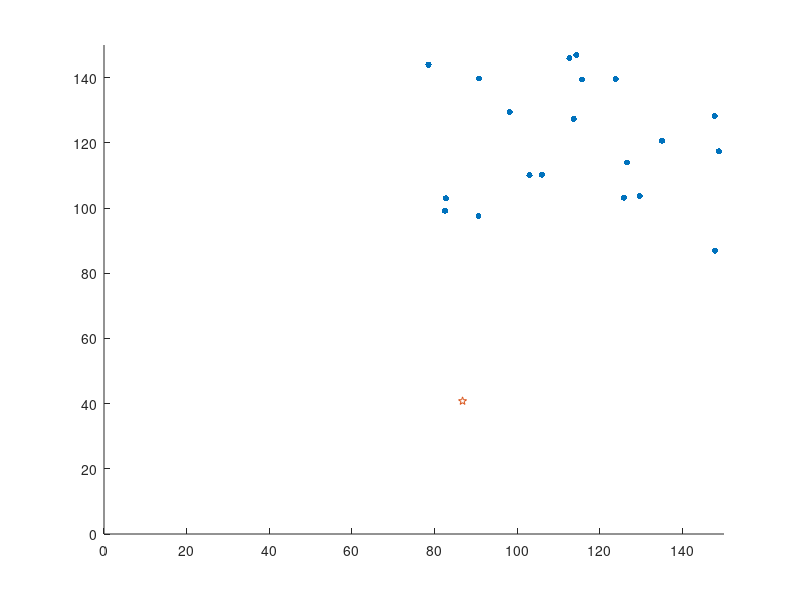

Write MATLAB code to recreate this figure. (Note: this script raises an error after producing the figure.)
%% This section does all calculation of initial conditions of the simulation

height = 150; % height of arena (y-axis)
width = 150; % width of arena (x-axis)
x = 1; % easy for row indexing
y = 2;
numSheep = 20; % the number of sheep being simulated
sheepRadius = 2; % how far the sheep need to be from other sheep to be "comfortable"
shepherdRadius = 65; % this is how close the shepherd can be before influencing the sheep
clusterRadius = sheepRadius*numSheep^(2/3); % determining the radius of clustering of the flock
drivingDistance = sheepRadius*sqrt(numSheep); % distance from GCM to driving position
circleSize = 20; % for plotting circles

% sheep initially spawn randomly in the upper right quadrant of the arena
% so they are bound between 0.5 and 1 in both x and y
outerMod = 1;
innerMod = 0.5;
% the shepherd will spawn in any other quadrant so the spawning arrangement
% is a little different - see code below
shepOuterMod = 0.5;

% initialise variables to blank canvases
sheepMatrix = zeros(20,2);
directions = zeros(20,2);
norms = zeros(1,20);
GCM = zeros(1,2);
collectingPos = zeros(1,2);
temp = zeros(1,2);
furthestIndex = 0;
furthestNorm = 0;
scalingFactorCollect = 0;
% calculate random values for the (x,y) coordinates for each sheep
for s = 1:numSheep
    sheepMatrix(s,x) = (outerMod*width - innerMod*width)*rand(1)+ innerMod*width;
    sheepMatrix(s,y) = (outerMod*height - innerMod*height)*rand(1)+ innerMod*height;
end
% calculate initial position for the shepherd - here, either the shepherd
% is bound to the left half of the arena or the bottom half of the arena
shepherdRand = rand(1);
if shepherdRand < 0.5
    % in this case, the shepherd is bound to the left half of the arena
    shepherdPos(x) = (shepOuterMod*width)*rand(1);
    shepherdPos(y) = height*rand(1);
else
    % in this case, the shepherd is bound to the lower half of the arena
    shepherdPos(x) = width*rand(1);
    shepherdPos(y) = (shepOuterMod*height)*rand(1);
end
figure(1);
scatter(sheepMatrix(:,x),sheepMatrix(:,y),circleSize,'filled');
hold on; scatter(shepherdPos(x),shepherdPos(y),'p');
xlim([0 width]); ylim([0 height]);

%% This section will calculate all positions and vectors for each time step until the simulation is complete
for timesteps = 1:1000
    % these values must be reset each time
    furthestIndex = 0;
    furthestNorm = 0;
    % calculate the GCM of the flock
    GCM(x) = mean(sheepMatrix(:,x));
    GCM(y) = mean(sheepMatrix(:,y));
    GCMNorm = norm(GCM);
    % calculate the direction vectors from each sheep to the GCM
    for s = 1:numSheep
    directions(s,x) = sheepMatrix(s,x) - GCM(x);
    directions(s,y) = sheepMatrix(s,y) - GCM(y);
    end
    % determine furthest sheep and how far away it is from the GCM
    for s = 1:numSheep
        temp = [directions(s,x) directions(s,y)];
        norms(s) = norm(temp);
        if (norms(s) > furthestNorm)
            furthestNorm = norms(s);
            furthestIndex = s;
        end
    end
    furthestSheepCoords = [sheepMatrix(furthestIndex,1) sheepMatrix(furthestIndex,2)];
    % determine if the furthest sheep from the GCM is outside of the
    % clustering radius
    if furthestNorm < clusterRadius
        isClustered = true;
    else
        isClustered = false;
    end
    % calculate position of collecting position based on furthestIndex and GCM
    scalingFactorCollect = (furthestNorm + sheepRadius)/furthestNorm;
    collectingPos(x) = (directions(furthestIndex,x)*scalingFactorCollect+GCM(x));
    collectingPos(y) = (directions(furthestIndex,y)*scalingFactorCollect+GCM(y));
    % calculate driving position based on GCM location, back of the flock, and the driving distance
    scalingFactorBackofFlock = (GCMNorm + furthestNorm)/GCMNorm;
    backOfFlock(x) = (GCM(x)*scalingFactorBackofFlock);
    backOfFlock(y) = (GCM(y)*scalingFactorBackofFlock);
    scalingFactorGCM = (GCMNorm + drivingDistance+furthestNorm)/GCMNorm;
    drivingPos(x) = (GCM(x)*scalingFactorGCM);
    drivingPos(y) = (GCM(y)*scalingFactorGCM);

    % create inputs to the neural networks
    sheepMatrixReshaped = reshape(sheepMatrix, [numSheep*2,1]);
    GCMReshaped = reshape(GCM,[2,1]);
    backOfFlockReshaped = reshape(backOfFlock,[2,1]);
    furthestSheepReshaped = reshape(furthestSheepCoords,[2,1]);
    isClusteredInput = [GCMReshaped;furthestSheepReshaped];
    collectingInput = [GCMReshaped;furthestSheepReshaped];
    drivingInput = [GCMReshaped;backOfFlockReshaped];

    % create neural network outputs
    [GCMNeural,nil1,nil2] = GCMNetwork(sheepMatrixReshaped,x,y);
    [isClusteredNeural,nil1,nil2] = isClusteredNetwork(isClusteredInput,x,y);
    % ensure this is a logical
    isClusteredNeural = round(isClusteredNeural);
    [collectingPosNeural,nil1,nil2] = collectingPosNetwork(collectingInput,x,y);
    [drivingPosNeural,nil1,nil2] = drivingPosNetwork(drivingInput,x,y);
    
    % recalculate new positions of each sheep and the shepherd based on
    % their various radii and vectors related to each other
    
    % for each sheep that we have
    for s = 1:numSheep
        % reset the vector forces to zero for this sheep
        xDiff = 0;
        yDiff = 0;
        xDifft = 0;
        yDifft = 0;
        % see if the shepherd is close enough to influence this sheep
        shepherdInfluence(s,x) = shepherdPos(x) - sheepMatrix(s,x);
        shepherdInfluence(s,y) = shepherdPos(y) - sheepMatrix(s,y);
        shepherdDistance = norm([shepherdInfluence(s,x) shepherdInfluence(s,y)]);
        % if the shepherd is too close then this sheep is repelled by the
        % shepherd and attracted to the flock GCM
        if shepherdDistance < shepherdRadius
            % we add a unit vector in the opposite direction from the
            % shepherd
            xDiff = xDiff - shepherdInfluence(s,x)/shepherdDistance;
            yDiff = yDiff - shepherdInfluence(s,y)/shepherdDistance;
            % we also add a GCM scaled unit vector towards the GCM
            xDiff = xDiff - 1.05*directions(s,x)/norm([directions(s,x) directions(s,y)]);
            yDiff = yDiff - 2*directions(s,y)/norm([directions(s,x) directions(s,y)]);
        end
        for t = 1:numSheep
            % for each sheep that is not this sheep
            if t ~= s
                % we calculate how far away that sheep is
                howFar(x) = sheepMatrix(t,x) - sheepMatrix(s,x);
                howFar(y) = sheepMatrix(t,y) - sheepMatrix(s,y);
                normHowFar = norm([howFar(x) howFar(y)]);
                % if that sheep is too close, then we add a sheepRadius
                % scaled vector away from that sheep
                if normHowFar < sheepRadius
                    xDifft = xDifft - sheepRadius*howFar(x)/normHowFar;
                    yDifft = yDifft - sheepRadius*howFar(y)/normHowFar;
                end
            end
        end
        % these values are already normalised so each sheep only
        % experiences one vector impulse as a result of all other sheep
        xDiff = xDiff + xDifft/t;
        yDiff = yDiff + yDifft/t;
        % we finally scale the resulting vector of this sheep back to its
        % speed, which is one
        normDiff = norm([xDiff yDiff]);
        % if the sheep needs to move at all, then normDiff will be non-zero
        if normDiff > 0
            xDiff = xDiff/normDiff;
            yDiff = yDiff/normDiff;
            % and then give this sheep its new position, checking for
            % boundaries of the arena
            if (sheepMatrix(s,x) + xDiff) > 0 && (sheepMatrix(s,x) + xDiff) < width
                sheepMatrix(s,x) = sheepMatrix(s,x) + xDiff;
            end
            if (sheepMatrix(s,y) + yDiff) > 0 && (sheepMatrix(s,y) + yDiff) < height
                sheepMatrix(s,y) = sheepMatrix(s,y) + yDiff;
            end
        end
    end
    % we now give the shepherd its new position
    % first, we determine if the shepherd must pause for this time step
    % because it is too close to a sheep
    tooClose = 0;
    for s = 1:numSheep
        % calculate how far each sheep is away
        howFar(x) = shepherdPos(x) - sheepMatrix(s,x);
        howFar(y) = shepherdPos(y) - sheepMatrix(s,y);
        normHowFar = norm([howFar(x) howFar(y)]);
        % check if the shepherd is too close
        if normHowFar < 3*sheepRadius
            % if so, then we don't do any more computation and the shepherd
            % stays in place
            tooClose = 1;
            break;
        end
    end
    % if at this point, the shepherd is not too close to a sheep
    if tooClose == 0
        % if the flock is clustered enough
        if isClustered == 1
            % then the shepherd goes to the driving position
            shepherdMove(x) = drivingPos(x) - shepherdPos(x);
            shepherdMove(y) = drivingPos(y) - shepherdPos(y);
        else
            % otherwise, it goes to the collecting position
            shepherdMove(x) = collectingPos(x) - shepherdPos(x);
            shepherdMove(y) = collectingPos(y) - shepherdPos(y);
        end
        % we then scale how far the shepherd moves (as it moves at a max
        % speed of 1.5 m/s)
        normShepherdMove = norm([shepherdMove(x) shepherdMove(y)]);
        if (shepherdPos(x) + 1.5*shepherdMove(x)/normShepherdMove) > 0 && (shepherdPos(x) + 1.5*shepherdMove(x)/normShepherdMove) < width
            shepherdPos(x) = shepherdPos(x) + 1.5*shepherdMove(x)/normShepherdMove;
        end
        if (shepherdPos(y) + 1.5*shepherdMove(y)/normShepherdMove) > 0 && (shepherdPos(y) + 1.5*shepherdMove(y)/normShepherdMove) < height
            shepherdPos(y) = shepherdPos(y) + 1.5*shepherdMove(y)/normShepherdMove;
        end
    end
    % plot this timestep
    figure(1);
    clf('reset');
    rectangle('Position',[0 0 width height]);
    set(gcf,'color','w');
    set(gca,'visible','off');
    hold on; scatter(shepherdPos(x),shepherdPos(y),'p','MarkerEdgeColor','r','MarkerFaceColor','r');
    hold on; scatter(collectingPosNeural(x),collectingPosNeural(y),circleSize,'filled','MarkerFaceColor',[0.2 0.8 0.2]);
    hold on; scatter(drivingPosNeural(x),drivingPosNeural(y),circleSize,'filled','r');
    hold on; scatter(sheepMatrix(:,x),sheepMatrix(:,y),circleSize,'filled','MarkerFaceColor',[0.2 0.2 0.9]);
    legend('shepherd','collecting position','driving position','sheep positions');
    xlim([-50 100+width]); ylim([-50 100+height]);
    F(timesteps) = getframe(gcf);
    % if the shepherd is close enough to the goal, then we stop
    if norm([shepherdPos(x) shepherdPos(y)]) < 20 & norm([drivingPosNeural(x) drivingPosNeural(y)]) < 20
        break;
    end
end
% create the video writer with 1 fps
writerObj = VideoWriter('fullSimOriginal.avi');
writerObj.FrameRate = 10;
% open the video writercollectingPosNeural
open(writerObj);
% write the frames to the video
for i=1:length(F)
    % convert the image to a frame
    frame = F(i);    
    writeVideo(writerObj, frame);
end
% close the writer object